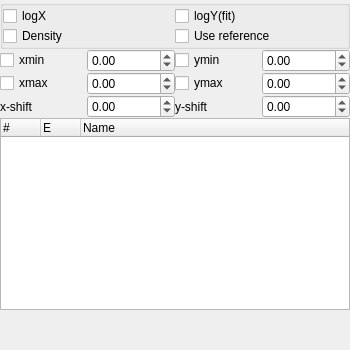
<?xml version="1.0" encoding="UTF-8"?>
<ui version="4.0">
 <class>Form</class>
 <widget class="QWidget" name="Form">
  <property name="geometry">
   <rect>
    <x>0</x>
    <y>0</y>
    <width>350</width>
    <height>350</height>
   </rect>
  </property>
  <property name="windowTitle">
   <string>Form</string>
  </property>
  <layout class="QVBoxLayout" name="verticalLayout">
   <property name="spacing">
    <number>0</number>
   </property>
   <property name="leftMargin">
    <number>0</number>
   </property>
   <property name="topMargin">
    <number>0</number>
   </property>
   <property name="rightMargin">
    <number>0</number>
   </property>
   <property name="bottomMargin">
    <number>0</number>
   </property>
   <item>
    <layout class="QHBoxLayout" name="horizontalLayout">
     <item>
      <widget class="QGroupBox" name="groupBox_6">
       <property name="sizePolicy">
        <sizepolicy hsizetype="Minimum" vsizetype="Minimum">
         <horstretch>0</horstretch>
         <verstretch>0</verstretch>
        </sizepolicy>
       </property>
       <property name="title">
        <string/>
       </property>
       <layout class="QGridLayout" name="gridLayout_2">
        <property name="leftMargin">
         <number>0</number>
        </property>
        <property name="topMargin">
         <number>0</number>
        </property>
        <property name="rightMargin">
         <number>0</number>
        </property>
        <property name="bottomMargin">
         <number>0</number>
        </property>
        <property name="spacing">
         <number>0</number>
        </property>
        <item row="1" column="1">
         <widget class="QCheckBox" name="checkBox">
          <property name="text">
           <string>logY(fit)</string>
          </property>
          <property name="checked">
           <bool>false</bool>
          </property>
         </widget>
        </item>
        <item row="1" column="0">
         <widget class="QCheckBox" name="checkBox_2">
          <property name="text">
           <string>logX</string>
          </property>
          <property name="checked">
           <bool>false</bool>
          </property>
         </widget>
        </item>
        <item row="2" column="0">
         <widget class="QCheckBox" name="checkBox_3">
          <property name="text">
           <string>Density</string>
          </property>
         </widget>
        </item>
        <item row="2" column="1">
         <widget class="QCheckBox" name="checkBox_5">
          <property name="text">
           <string>Use reference</string>
          </property>
         </widget>
        </item>
       </layout>
      </widget>
     </item>
    </layout>
   </item>
   <item>
    <layout class="QGridLayout" name="gridLayout">
     <property name="spacing">
      <number>0</number>
     </property>
     <item row="2" column="2">
      <widget class="QDoubleSpinBox" name="doubleSpinBox_6">
       <property name="minimum">
        <double>-99.000000000000000</double>
       </property>
       <property name="singleStep">
        <double>0.100000000000000</double>
       </property>
      </widget>
     </item>
     <item row="0" column="4">
      <widget class="QDoubleSpinBox" name="doubleSpinBox_2">
       <property name="enabled">
        <bool>true</bool>
       </property>
       <property name="minimum">
        <double>-99999999.000000000000000</double>
       </property>
       <property name="maximum">
        <double>99999999.000000000000000</double>
       </property>
      </widget>
     </item>
     <item row="1" column="2">
      <widget class="QDoubleSpinBox" name="doubleSpinBox_3">
       <property name="enabled">
        <bool>true</bool>
       </property>
       <property name="minimum">
        <double>-99999999.000000000000000</double>
       </property>
       <property name="maximum">
        <double>99999999.000000000000000</double>
       </property>
       <property name="value">
        <double>0.000000000000000</double>
       </property>
      </widget>
     </item>
     <item row="2" column="0">
      <widget class="QLabel" name="label_5">
       <property name="text">
        <string>x-shift</string>
       </property>
      </widget>
     </item>
     <item row="1" column="4">
      <widget class="QDoubleSpinBox" name="doubleSpinBox_4">
       <property name="enabled">
        <bool>true</bool>
       </property>
       <property name="decimals">
        <number>2</number>
       </property>
       <property name="minimum">
        <double>-99999999.000000000000000</double>
       </property>
       <property name="maximum">
        <double>99999999.000000000000000</double>
       </property>
       <property name="value">
        <double>0.000000000000000</double>
       </property>
      </widget>
     </item>
     <item row="0" column="2">
      <widget class="QDoubleSpinBox" name="doubleSpinBox">
       <property name="enabled">
        <bool>true</bool>
       </property>
       <property name="minimum">
        <double>-99999999.000000000000000</double>
       </property>
       <property name="maximum">
        <double>99999999.000000000000000</double>
       </property>
       <property name="value">
        <double>0.000000000000000</double>
       </property>
      </widget>
     </item>
     <item row="2" column="3">
      <widget class="QLabel" name="label_6">
       <property name="text">
        <string>y-shift</string>
       </property>
      </widget>
     </item>
     <item row="2" column="4">
      <widget class="QDoubleSpinBox" name="doubleSpinBox_5">
       <property name="minimum">
        <double>-99.000000000000000</double>
       </property>
       <property name="singleStep">
        <double>0.100000000000000</double>
       </property>
       <property name="value">
        <double>0.000000000000000</double>
       </property>
      </widget>
     </item>
     <item row="0" column="3">
      <widget class="QCheckBox" name="checkBox_7">
       <property name="text">
        <string>ymin</string>
       </property>
      </widget>
     </item>
     <item row="1" column="3">
      <widget class="QCheckBox" name="checkBox_8">
       <property name="text">
        <string>ymax</string>
       </property>
      </widget>
     </item>
     <item row="0" column="0">
      <widget class="QCheckBox" name="checkBox_4">
       <property name="text">
        <string>xmin</string>
       </property>
      </widget>
     </item>
     <item row="1" column="0">
      <widget class="QCheckBox" name="checkBox_6">
       <property name="text">
        <string>xmax</string>
       </property>
      </widget>
     </item>
    </layout>
   </item>
   <item>
    <widget class="QTreeWidget" name="treeWidget">
     <property name="editTriggers">
      <set>QAbstractItemView::CurrentChanged|QAbstractItemView::DoubleClicked|QAbstractItemView::SelectedClicked</set>
     </property>
     <property name="uniformRowHeights">
      <bool>true</bool>
     </property>
     <property name="headerHidden">
      <bool>false</bool>
     </property>
     <attribute name="headerMinimumSectionSize">
      <number>30</number>
     </attribute>
     <attribute name="headerDefaultSectionSize">
      <number>40</number>
     </attribute>
     <attribute name="headerStretchLastSection">
      <bool>true</bool>
     </attribute>
     <column>
      <property name="text">
       <string>#</string>
      </property>
     </column>
     <column>
      <property name="text">
       <string>E</string>
      </property>
     </column>
     <column>
      <property name="text">
       <string>Name</string>
      </property>
     </column>
    </widget>
   </item>
   <item>
    <spacer name="verticalSpacer">
     <property name="orientation">
      <enum>Qt::Vertical</enum>
     </property>
     <property name="sizeHint" stdset="0">
      <size>
       <width>20</width>
       <height>40</height>
      </size>
     </property>
    </spacer>
   </item>
  </layout>
  <action name="actionUpdate_Plot">
   <property name="text">
    <string>Update Plot</string>
   </property>
  </action>
 </widget>
 <resources/>
 <connections>
  <connection>
   <sender>doubleSpinBox_5</sender>
   <signal>editingFinished()</signal>
   <receiver>actionUpdate_Plot</receiver>
   <slot>trigger()</slot>
   <hints>
    <hint type="sourcelabel">
     <x>245</x>
     <y>100</y>
    </hint>
    <hint type="destinationlabel">
     <x>-1</x>
     <y>-1</y>
    </hint>
   </hints>
  </connection>
  <connection>
   <sender>doubleSpinBox_6</sender>
   <signal>editingFinished()</signal>
   <receiver>actionUpdate_Plot</receiver>
   <slot>trigger()</slot>
   <hints>
    <hint type="sourcelabel">
     <x>76</x>
     <y>100</y>
    </hint>
    <hint type="destinationlabel">
     <x>-1</x>
     <y>-1</y>
    </hint>
   </hints>
  </connection>
  <connection>
   <sender>doubleSpinBox_2</sender>
   <signal>editingFinished()</signal>
   <receiver>actionUpdate_Plot</receiver>
   <slot>trigger()</slot>
   <hints>
    <hint type="sourcelabel">
     <x>293</x>
     <y>57</y>
    </hint>
    <hint type="destinationlabel">
     <x>-1</x>
     <y>-1</y>
    </hint>
   </hints>
  </connection>
  <connection>
   <sender>doubleSpinBox_3</sender>
   <signal>editingFinished()</signal>
   <receiver>actionUpdate_Plot</receiver>
   <slot>trigger()</slot>
   <hints>
    <hint type="sourcelabel">
     <x>113</x>
     <y>88</y>
    </hint>
    <hint type="destinationlabel">
     <x>-1</x>
     <y>-1</y>
    </hint>
   </hints>
  </connection>
  <connection>
   <sender>doubleSpinBox</sender>
   <signal>editingFinished()</signal>
   <receiver>actionUpdate_Plot</receiver>
   <slot>trigger()</slot>
   <hints>
    <hint type="sourcelabel">
     <x>113</x>
     <y>57</y>
    </hint>
    <hint type="destinationlabel">
     <x>-1</x>
     <y>-1</y>
    </hint>
   </hints>
  </connection>
  <connection>
   <sender>doubleSpinBox_4</sender>
   <signal>editingFinished()</signal>
   <receiver>actionUpdate_Plot</receiver>
   <slot>trigger()</slot>
   <hints>
    <hint type="sourcelabel">
     <x>293</x>
     <y>88</y>
    </hint>
    <hint type="destinationlabel">
     <x>-1</x>
     <y>-1</y>
    </hint>
   </hints>
  </connection>
  <connection>
   <sender>treeWidget</sender>
   <signal>itemChanged(QTreeWidgetItem*,int)</signal>
   <receiver>actionUpdate_Plot</receiver>
   <slot>trigger()</slot>
   <hints>
    <hint type="sourcelabel">
     <x>174</x>
     <y>223</y>
    </hint>
    <hint type="destinationlabel">
     <x>-1</x>
     <y>-1</y>
    </hint>
   </hints>
  </connection>
  <connection>
   <sender>checkBox_6</sender>
   <signal>stateChanged(int)</signal>
   <receiver>actionUpdate_Plot</receiver>
   <slot>trigger()</slot>
   <hints>
    <hint type="sourcelabel">
     <x>36</x>
     <y>81</y>
    </hint>
    <hint type="destinationlabel">
     <x>-1</x>
     <y>-1</y>
    </hint>
   </hints>
  </connection>
  <connection>
   <sender>checkBox_7</sender>
   <signal>stateChanged(int)</signal>
   <receiver>actionUpdate_Plot</receiver>
   <slot>trigger()</slot>
   <hints>
    <hint type="sourcelabel">
     <x>210</x>
     <y>57</y>
    </hint>
    <hint type="destinationlabel">
     <x>-1</x>
     <y>-1</y>
    </hint>
   </hints>
  </connection>
  <connection>
   <sender>checkBox_8</sender>
   <signal>stateChanged(int)</signal>
   <receiver>actionUpdate_Plot</receiver>
   <slot>trigger()</slot>
   <hints>
    <hint type="sourcelabel">
     <x>210</x>
     <y>81</y>
    </hint>
    <hint type="destinationlabel">
     <x>-1</x>
     <y>-1</y>
    </hint>
   </hints>
  </connection>
 </connections>
</ui>
